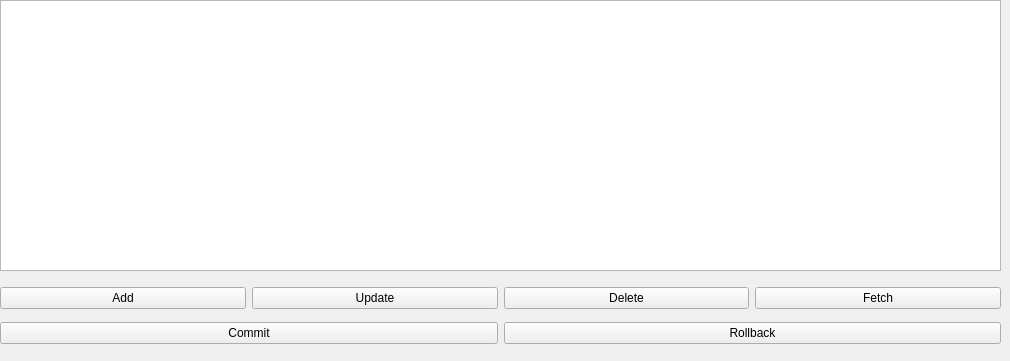
    <widget class="QWidget" name="settingsPage">
     <widget class="QWidget" name="verticalLayoutWidget_2">
      <property name="geometry">
       <rect>
        <x>0</x>
        <y>280</y>
        <width>1001</width>
        <height>72</height>
       </rect>
      </property>
      <layout class="QVBoxLayout" name="verticalLayout_6">
       <item>
        <layout class="QHBoxLayout" name="horizontalLayout_5">
         <item>
          <widget class="QPushButton" name="settingsaddButton">
           <property name="text">
            <string>Add</string>
           </property>
          </widget>
         </item>
         <item>
          <widget class="QPushButton" name="settingsupdateButton">
           <property name="text">
            <string>Update</string>
           </property>
          </widget>
         </item>
         <item>
          <widget class="QPushButton" name="settingsdeleteButton">
           <property name="text">
            <string>Delete</string>
           </property>
          </widget>
         </item>
         <item>
          <widget class="QPushButton" name="settingsfetchButton">
           <property name="text">
            <string>Fetch</string>
           </property>
          </widget>
         </item>
        </layout>
       </item>
       <item>
        <layout class="QHBoxLayout" name="horizontalLayout_6">
         <item>
          <widget class="QPushButton" name="commitButton">
           <property name="text">
            <string>Commit</string>
           </property>
          </widget>
         </item>
         <item>
          <widget class="QPushButton" name="rollbackButton">
           <property name="text">
            <string>Rollback</string>
           </property>
          </widget>
         </item>
        </layout>
       </item>
      </layout>
     </widget>
     <widget class="QTableView" name="settingsTableView">
      <property name="geometry">
       <rect>
        <x>0</x>
        <y>0</y>
        <width>1001</width>
        <height>271</height>
       </rect>
      </property>
     </widget>
    </widget>
